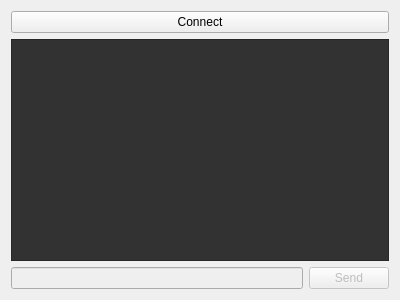
<?xml version="1.0" encoding="UTF-8"?>
<ui version="4.0">
 <class>ChatWindow</class>
 <widget class="QWidget" name="ChatWindow">
  <property name="geometry">
   <rect>
    <x>0</x>
    <y>0</y>
    <width>400</width>
    <height>300</height>
   </rect>
  </property>
  <property name="windowTitle">
   <string>Qt Simple Chat Client</string>
  </property>
  <layout class="QGridLayout" name="gridLayout">
   <item row="0" column="0" colspan="2">
    <widget class="QPushButton" name="connectButton">
     <property name="text">
      <string>Connect</string>
     </property>
    </widget>
   </item>
   <item row="1" column="0" colspan="2">
    <widget class="QListView" name="chatView">
     <property name="enabled">
      <bool>false</bool>
     </property>
     <property name="styleSheet">
      <string notr="true">QToolTip
{
     border: 1px solid black;
     background-color: #ffa02f;
     padding: 1px;
     border-radius: 3px;
     opacity: 100;
}

QWidget
{
    color: #b1b1b1;
    background-color: #323232;
}

QWidget:item:hover
{
    background-color: QLinearGradient( x1: 0, y1: 0, x2: 0, y2: 1, stop: 0 #ffa02f, stop: 1 #ca0619);
    color: #000000;
}

QWidget:item:selected
{
    background-color: QLinearGradient( x1: 0, y1: 0, x2: 0, y2: 1, stop: 0 #ffa02f, stop: 1 #d7801a);
}

QMenuBar::item
{
    background: transparent;
}

QMenuBar::item:selected
{
    background: transparent;
    border: 1px solid #ffaa00;
}

QMenuBar::item:pressed
{
    background: #444;
    border: 1px solid #000;
    background-color: QLinearGradient(
        x1:0, y1:0,
        x2:0, y2:1,
        stop:1 #212121,
        stop:0.4 #343434/*,
        stop:0.2 #343434,
        stop:0.1 #ffaa00*/
    );
    margin-bottom:-1px;
    padding-bottom:1px;
}

QMenu
{
    border: 1px solid #000;
}

QMenu::item
{
    padding: 2px 20px 2px 20px;
}

QMenu::item:selected
{
    color: #000000;
}

QWidget:disabled
{
    color: #404040;
    background-color: #323232;
}

QAbstractItemView
{
    background-color: QLinearGradient( x1: 0, y1: 0, x2: 0, y2: 1, stop: 0 #4d4d4d, stop: 0.1 #646464, stop: 1 #5d5d5d);
}

QWidget:focus
{
    /*border: 2px solid QLinearGradient( x1: 0, y1: 0, x2: 0, y2: 1, stop: 0 #ffa02f, stop: 1 #d7801a);*/
}

QLineEdit
{
    background-color: QLinearGradient( x1: 0, y1: 0, x2: 0, y2: 1, stop: 0 #4d4d4d, stop: 0 #646464, stop: 1 #5d5d5d);
    padding: 1px;
    border-style: solid;
    border: 1px solid #1e1e1e;
    border-radius: 5;
}

QPushButton
{
    color: #b1b1b1;
    background-color: QLinearGradient( x1: 0, y1: 0, x2: 0, y2: 1, stop: 0 #565656, stop: 0.1 #525252, stop: 0.5 #4e4e4e, stop: 0.9 #4a4a4a, stop: 1 #464646);
    border-width: 1px;
    border-color: #1e1e1e;
    border-style: solid;
    border-radius: 6;
    padding: 3px;
    font-size: 12px;
    padding-left: 5px;
    padding-right: 5px;
}

QPushButton:pressed
{
    background-color: QLinearGradient( x1: 0, y1: 0, x2: 0, y2: 1, stop: 0 #2d2d2d, stop: 0.1 #2b2b2b, stop: 0.5 #292929, stop: 0.9 #282828, stop: 1 #252525);
}

QComboBox
{
    selection-background-color: #ffaa00;
    background-color: QLinearGradient( x1: 0, y1: 0, x2: 0, y2: 1, stop: 0 #565656, stop: 0.1 #525252, stop: 0.5 #4e4e4e, stop: 0.9 #4a4a4a, stop: 1 #464646);
    border-style: solid;
    border: 1px solid #1e1e1e;
    border-radius: 5;
}

QComboBox:hover,QPushButton:hover
{
    border: 2px solid QLinearGradient( x1: 0, y1: 0, x2: 0, y2: 1, stop: 0 #ffa02f, stop: 1 #d7801a);
}


QComboBox:on
{
    padding-top: 3px;
    padding-left: 4px;
    background-color: QLinearGradient( x1: 0, y1: 0, x2: 0, y2: 1, stop: 0 #2d2d2d, stop: 0.1 #2b2b2b, stop: 0.5 #292929, stop: 0.9 #282828, stop: 1 #252525);
    selection-background-color: #ffaa00;
}

QComboBox QAbstractItemView
{
    border: 2px solid darkgray;
    selection-background-color: QLinearGradient( x1: 0, y1: 0, x2: 0, y2: 1, stop: 0 #ffa02f, stop: 1 #d7801a);
}

QComboBox::drop-down
{
     subcontrol-origin: padding;
     subcontrol-position: top right;
     width: 15px;

     border-left-width: 0px;
     border-left-color: darkgray;
     border-left-style: solid; /* just a single line */
     border-top-right-radius: 3px; /* same radius as the QComboBox */
     border-bottom-right-radius: 3px;
 }

QComboBox::down-arrow
{
     image: url(:/down_arrow.png);
}

QGroupBox:focus
{
border: 2px solid QLinearGradient( x1: 0, y1: 0, x2: 0, y2: 1, stop: 0 #ffa02f, stop: 1 #d7801a);
}

QTextEdit:focus
{
    border: 2px solid QLinearGradient( x1: 0, y1: 0, x2: 0, y2: 1, stop: 0 #ffa02f, stop: 1 #d7801a);
}

QScrollBar:horizontal {
     border: 1px solid #222222;
     background: QLinearGradient( x1: 0, y1: 0, x2: 0, y2: 1, stop: 0.0 #121212, stop: 0.2 #282828, stop: 1 #484848);
     height: 7px;
     margin: 0px 16px 0 16px;
}

QScrollBar::handle:horizontal
{
      background: QLinearGradient( x1: 0, y1: 0, x2: 1, y2: 0, stop: 0 #ffa02f, stop: 0.5 #d7801a, stop: 1 #ffa02f);
      min-height: 20px;
      border-radius: 2px;
}

QScrollBar::add-line:horizontal {
      border: 1px solid #1b1b19;
      border-radius: 2px;
      background: QLinearGradient( x1: 0, y1: 0, x2: 1, y2: 0, stop: 0 #ffa02f, stop: 1 #d7801a);
      width: 14px;
      subcontrol-position: right;
      subcontrol-origin: margin;
}

QScrollBar::sub-line:horizontal {
      border: 1px solid #1b1b19;
      border-radius: 2px;
      background: QLinearGradient( x1: 0, y1: 0, x2: 1, y2: 0, stop: 0 #ffa02f, stop: 1 #d7801a);
      width: 14px;
     subcontrol-position: left;
     subcontrol-origin: margin;
}

QScrollBar::right-arrow:horizontal, QScrollBar::left-arrow:horizontal
{
      border: 1px solid black;
      width: 1px;
      height: 1px;
      background: white;
}

QScrollBar::add-page:horizontal, QScrollBar::sub-page:horizontal
{
      background: none;
}

QScrollBar:vertical
{
      background: QLinearGradient( x1: 0, y1: 0, x2: 1, y2: 0, stop: 0.0 #121212, stop: 0.2 #282828, stop: 1 #484848);
      width: 7px;
      margin: 16px 0 16px 0;
      border: 1px solid #222222;
}

QScrollBar::handle:vertical
{
      background: QLinearGradient( x1: 0, y1: 0, x2: 0, y2: 1, stop: 0 #ffa02f, stop: 0.5 #d7801a, stop: 1 #ffa02f);
      min-height: 20px;
      border-radius: 2px;
}

QScrollBar::add-line:vertical
{
      border: 1px solid #1b1b19;
      border-radius: 2px;
      background: QLinearGradient( x1: 0, y1: 0, x2: 0, y2: 1, stop: 0 #ffa02f, stop: 1 #d7801a);
      height: 14px;
      subcontrol-position: bottom;
      subcontrol-origin: margin;
}

QScrollBar::sub-line:vertical
{
      border: 1px solid #1b1b19;
      border-radius: 2px;
      background: QLinearGradient( x1: 0, y1: 0, x2: 0, y2: 1, stop: 0 #d7801a, stop: 1 #ffa02f);
      height: 14px;
      subcontrol-position: top;
      subcontrol-origin: margin;
}

QScrollBar::up-arrow:vertical, QScrollBar::down-arrow:vertical
{
      border: 1px solid black;
      width: 1px;
      height: 1px;
      background: white;
}


QScrollBar::add-page:vertical, QScrollBar::sub-page:vertical
{
      background: none;
}

QTextEdit
{
    background-color: #242424;
}

QPlainTextEdit
{
    background-color: #242424;
}

QHeaderView::section
{
    background-color: QLinearGradient(x1:0, y1:0, x2:0, y2:1, stop:0 #616161, stop: 0.5 #505050, stop: 0.6 #434343, stop:1 #656565);
    color: white;
    padding-left: 4px;
    border: 1px solid #6c6c6c;
}

QCheckBox:disabled
{
color: #414141;
}

QDockWidget::title
{
    text-align: center;
    spacing: 3px; /* spacing between items in the tool bar */
    background-color: QLinearGradient(x1:0, y1:0, x2:0, y2:1, stop:0 #323232, stop: 0.5 #242424, stop:1 #323232);
}

QDockWidget::close-button, QDockWidget::float-button
{
    text-align: center;
    spacing: 1px; /* spacing between items in the tool bar */
    background-color: QLinearGradient(x1:0, y1:0, x2:0, y2:1, stop:0 #323232, stop: 0.5 #242424, stop:1 #323232);
}

QDockWidget::close-button:hover, QDockWidget::float-button:hover
{
    background: #242424;
}

QDockWidget::close-button:pressed, QDockWidget::float-button:pressed
{
    padding: 1px -1px -1px 1px;
}

QMainWindow::separator
{
    background-color: QLinearGradient(x1:0, y1:0, x2:0, y2:1, stop:0 #161616, stop: 0.5 #151515, stop: 0.6 #212121, stop:1 #343434);
    color: white;
    padding-left: 4px;
    border: 1px solid #4c4c4c;
    spacing: 3px; /* spacing between items in the tool bar */
}

QMainWindow::separator:hover
{

    background-color: QLinearGradient(x1:0, y1:0, x2:0, y2:1, stop:0 #d7801a, stop:0.5 #b56c17 stop:1 #ffa02f);
    color: white;
    padding-left: 4px;
    border: 1px solid #6c6c6c;
    spacing: 3px; /* spacing between items in the tool bar */
}

QToolBar::handle
{
     spacing: 3px; /* spacing between items in the tool bar */
     background: url(:/images/handle.png);
}

QMenu::separator
{
    height: 2px;
    background-color: QLinearGradient(x1:0, y1:0, x2:0, y2:1, stop:0 #161616, stop: 0.5 #151515, stop: 0.6 #212121, stop:1 #343434);
    color: white;
    padding-left: 4px;
    margin-left: 10px;
    margin-right: 5px;
}

QProgressBar
{
    border: 2px solid grey;
    border-radius: 5px;
    text-align: center;
}

QProgressBar::chunk
{
    background-color: #d7801a;
    width: 2.15px;
    margin: 0.5px;
}

QTabBar::tab {
    color: #b1b1b1;
    border: 1px solid #444;
    border-bottom-style: none;
    background-color: #323232;
    padding-left: 10px;
    padding-right: 10px;
    padding-top: 3px;
    padding-bottom: 2px;
    margin-right: -1px;
}

QTabWidget::pane {
    border: 1px solid #444;
    top: 1px;
}

QTabBar::tab:last
{
    margin-right: 0; /* the last selected tab has nothing to overlap with on the right */
    border-top-right-radius: 3px;
}

QTabBar::tab:first:!selected
{
 margin-left: 0px; /* the last selected tab has nothing to overlap with on the right */


    border-top-left-radius: 3px;
}

QTabBar::tab:!selected
{
    color: #b1b1b1;
    border-bottom-style: solid;
    margin-top: 3px;
    background-color: QLinearGradient(x1:0, y1:0, x2:0, y2:1, stop:1 #212121, stop:.4 #343434);
}

QTabBar::tab:selected
{
    border-top-left-radius: 3px;
    border-top-right-radius: 3px;
    margin-bottom: 0px;
}

QTabBar::tab:!selected:hover
{
    /*border-top: 2px solid #ffaa00;
    padding-bottom: 3px;*/
    border-top-left-radius: 3px;
    border-top-right-radius: 3px;
    background-color: QLinearGradient(x1:0, y1:0, x2:0, y2:1, stop:1 #212121, stop:0.4 #343434, stop:0.2 #343434, stop:0.1 #ffaa00);
}

QRadioButton::indicator:checked, QRadioButton::indicator:unchecked{
    color: #b1b1b1;
    background-color: #323232;
    border: 1px solid #b1b1b1;
    border-radius: 6px;
}

QRadioButton::indicator:checked
{
    background-color: qradialgradient(
        cx: 0.5, cy: 0.5,
        fx: 0.5, fy: 0.5,
        radius: 1.0,
        stop: 0.25 #ffaa00,
        stop: 0.3 #323232
    );
}

QCheckBox::indicator{
    color: #b1b1b1;
    background-color: #323232;
    border: 1px solid #b1b1b1;
    width: 9px;
    height: 9px;
}

QRadioButton::indicator
{
    border-radius: 6px;
}

QRadioButton::indicator:hover, QCheckBox::indicator:hover
{
    border: 1px solid #ffaa00;
}

QCheckBox::indicator:checked
{
    image:url(:/images/checkbox.png);
}

QCheckBox::indicator:disabled, QRadioButton::indicator:disabled
{
    border: 1px solid #444;
}</string>
     </property>
     <property name="editTriggers">
      <set>QAbstractItemView::NoEditTriggers</set>
     </property>
    </widget>
   </item>
   <item row="2" column="0">
    <widget class="QLineEdit" name="messageEdit">
     <property name="enabled">
      <bool>false</bool>
     </property>
    </widget>
   </item>
   <item row="2" column="1">
    <widget class="QPushButton" name="sendButton">
     <property name="enabled">
      <bool>false</bool>
     </property>
     <property name="text">
      <string>Send</string>
     </property>
     <property name="default">
      <bool>true</bool>
     </property>
    </widget>
   </item>
  </layout>
 </widget>
 <resources/>
 <connections/>
</ui>
